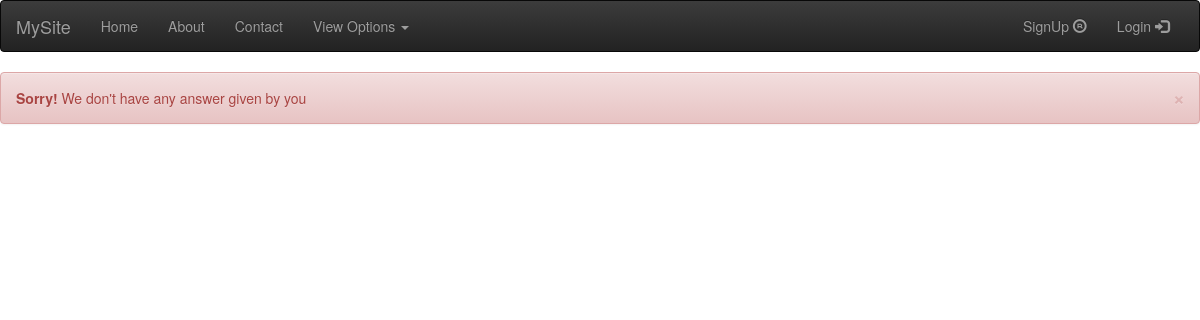
Page /answer/user/2/ on the earlier database version.
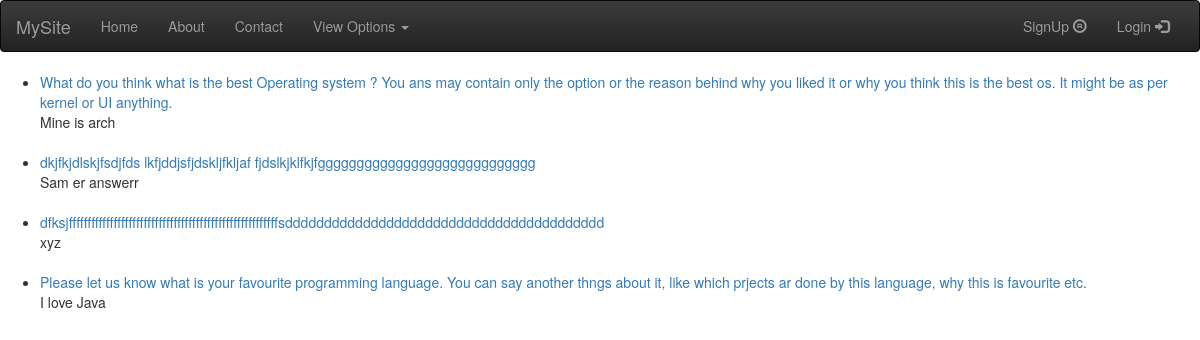
Same page on the later database version.
### ans/models.py (models this page shows, shortened)
class Answer(models.Model):
    answer_text = models.TextField()
    questions = models.ForeignKey(Question, on_delete=models.CASCADE)
    user = models.ForeignKey(User, on_delete=models.CASCADE)
    pub_date = models.DateTimeField(auto_now_add=True)
    def __str__(self):
        return self.answer_text

class Question(models.Model):
    title = models.CharField(max_length=200, blank=True, null=True)
    description = models.TextField()
    pub_date = models.DateTimeField()
    user = models.ForeignKey(User, on_delete=models.CASCADE)

### ans/views.py (the view)
# urls.py: url(r'^answer/user/(?P<userid>[0-9]+)/$', views.answered_by_me, name='answered_by_me'),
def answered_by_me(request, userid):
    user = User.objects.get(pk=userid)
    answers = user.answer_set.all()
    questions = user.question_set.all()
    context = {'answers': answers, 'questions': questions, 'user_id': userid}
    return render(request, template_name='ans/answered_by_me.html', context=context)

### ans/templates/ans/answered_by_me.html (shortened to what this page needs)
{% extends 'base.html' %}
{% block body %}
    {% if answers %}
        <ul>
            {% for answer in answers %}
                <li>
                    <a href="{% url 'ans:detail' answer.questions_id %}">{{ answer.questions.description }}</a><br> {{ answer }}
                </li>
                <br>
            {% endfor %}
        </ul>
    {% else %}
        <div class="alert alert-danger alert-dismissable">
            <a href="/" class="close" data-dismiss="alert" aria-label="close">×</a>
            <strong>Sorry!</strong> We don't have any answer given by you
        </div>
    {% endif %}
{% endblock %}

Differences in the rows shown:
now on this page (row edited): Answer: questions.description "What do you think what is the best Operating system ? You ans may contain only the option or the reason behind why you liked it or why you think this is the best os. It might be as per kernel or UI anything.", answer_text "Mine is arch"
changed Answer: user_id 7 → 2 (drawn)
now on this page (row edited): Answer: questions.description "dkjfkjdlskjfsdjfds lkfjddjsfjdskljfkljaf fjdslkjklfkjfgggggggggggggggggggggggggggg", answer_text "Sam er answerr"
now on this page (row edited): Answer: questions.description "dfksjffffffffffffffffffffffffffffffffffffffffffffffffffffffffsddddddddddddddddddddddddddddddddddddddddd", answer_text "xyz"
added Answer: questions.description "Please let us know what is your favourite programming language. You can say another thngs about it, like which prjects ar done by this language, why this is favourite etc.", answer_text "I love Java"
Other differences:
text no longer shown: "× Sorry! We don't have any answer given by you"
